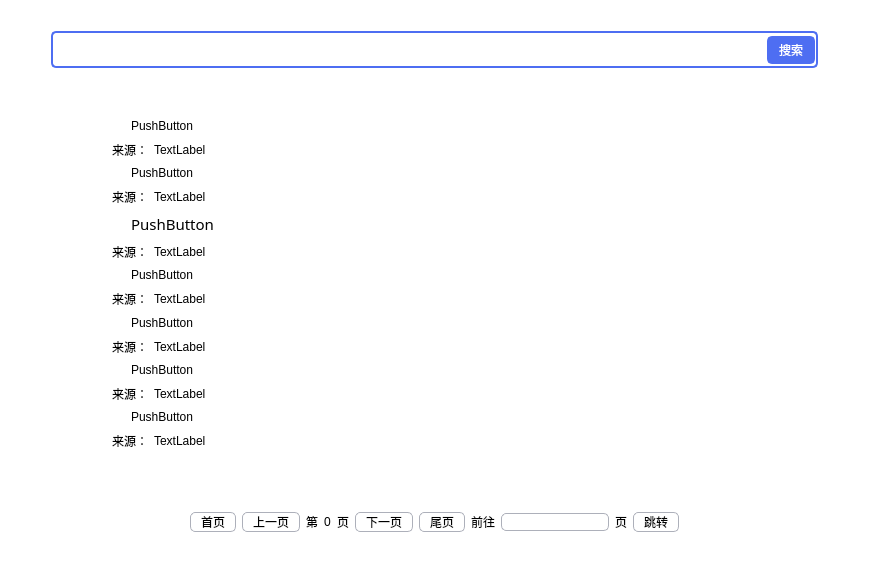
<?xml version="1.0" encoding="UTF-8"?>
<ui version="4.0">
 <class>Form</class>
 <widget class="QWidget" name="Form">
  <property name="geometry">
   <rect>
    <x>0</x>
    <y>0</y>
    <width>869</width>
    <height>572</height>
   </rect>
  </property>
  <property name="windowTitle">
   <string>Form</string>
  </property>
  <property name="styleSheet">
   <string notr="true">background-color: rgb(255, 255, 255);</string>
  </property>
  <layout class="QVBoxLayout" name="verticalLayout_4" stretch="0,0,1,1,9,1,1,0">
   <item>
    <spacer name="horizontalSpacer">
     <property name="orientation">
      <enum>Qt::Horizontal</enum>
     </property>
     <property name="sizeHint" stdset="0">
      <size>
       <width>1001</width>
       <height>20</height>
      </size>
     </property>
    </spacer>
   </item>
   <item>
    <layout class="QHBoxLayout" name="horizontalLayout_20" stretch=""/>
   </item>
   <item>
    <layout class="QHBoxLayout" name="horizontalLayout_17" stretch="0,2,0">
     <item>
      <spacer name="horizontalSpacer_2">
       <property name="orientation">
        <enum>Qt::Horizontal</enum>
       </property>
       <property name="sizeHint" stdset="0">
        <size>
         <width>40</width>
         <height>20</height>
        </size>
       </property>
      </spacer>
     </item>
     <item>
      <widget class="QFrame" name="frame">
       <property name="styleSheet">
        <string notr="true">#frame{
color:rgb(255, 255, 255);
border:2px solid #4e6ef2;
border-radius:5px;
	background-color: rgb(255, 255, 255);
}</string>
       </property>
       <property name="frameShape">
        <enum>QFrame::StyledPanel</enum>
       </property>
       <property name="frameShadow">
        <enum>QFrame::Raised</enum>
       </property>
       <layout class="QHBoxLayout" name="horizontalLayout_9">
        <property name="spacing">
         <number>5</number>
        </property>
        <property name="leftMargin">
         <number>9</number>
        </property>
        <property name="topMargin">
         <number>3</number>
        </property>
        <property name="rightMargin">
         <number>1</number>
        </property>
        <property name="bottomMargin">
         <number>2</number>
        </property>
        <item>
         <widget class="QLineEdit" name="lineEdit">
          <property name="sizePolicy">
           <sizepolicy hsizetype="Expanding" vsizetype="Preferred">
            <horstretch>0</horstretch>
            <verstretch>0</verstretch>
           </sizepolicy>
          </property>
          <property name="styleSheet">
           <string notr="true">border:none</string>
          </property>
         </widget>
        </item>
        <item>
         <widget class="QPushButton" name="pushButton">
          <property name="sizePolicy">
           <sizepolicy hsizetype="Fixed" vsizetype="Fixed">
            <horstretch>0</horstretch>
            <verstretch>0</verstretch>
           </sizepolicy>
          </property>
          <property name="styleSheet">
           <string notr="true">border:none;
background-color: rgb(255, 255, 255);</string>
          </property>
          <property name="text">
           <string/>
          </property>
          <property name="icon">
           <iconset>
            <normaloff>:/icon/搜索_填充.png</normaloff>:/icon/搜索_填充.png</iconset>
          </property>
          <property name="iconSize">
           <size>
            <width>20</width>
            <height>20</height>
           </size>
          </property>
         </widget>
        </item>
        <item>
         <widget class="QPushButton" name="search">
          <property name="sizePolicy">
           <sizepolicy hsizetype="Preferred" vsizetype="Preferred">
            <horstretch>0</horstretch>
            <verstretch>0</verstretch>
           </sizepolicy>
          </property>
          <property name="styleSheet">
           <string notr="true">QPushButton{
	background-color:#4e6ef2;
	color:rgb(255, 255, 255);
	border:2px solid #4e6ef2;
	border-radius:5px;
	
	font: 14pt &quot;楷体&quot;;
}
QPushButton:pressed{
	padding-top:5px;
	padding-left:5px;
}</string>
          </property>
          <property name="text">
           <string>   搜索   </string>
          </property>
         </widget>
        </item>
       </layout>
      </widget>
     </item>
     <item>
      <spacer name="horizontalSpacer_3">
       <property name="orientation">
        <enum>Qt::Horizontal</enum>
       </property>
       <property name="sizeHint" stdset="0">
        <size>
         <width>40</width>
         <height>20</height>
        </size>
       </property>
      </spacer>
     </item>
    </layout>
   </item>
   <item>
    <spacer name="verticalSpacer">
     <property name="orientation">
      <enum>Qt::Vertical</enum>
     </property>
     <property name="sizeHint" stdset="0">
      <size>
       <width>20</width>
       <height>36</height>
      </size>
     </property>
    </spacer>
   </item>
   <item>
    <layout class="QHBoxLayout" name="horizontalLayout_18" stretch="1">
     <item>
      <widget class="QFrame" name="frame_2">
       <property name="minimumSize">
        <size>
         <width>700</width>
         <height>350</height>
        </size>
       </property>
       <property name="maximumSize">
        <size>
         <width>450</width>
         <height>400</height>
        </size>
       </property>
       <property name="styleSheet">
        <string notr="true">font: 9pt &quot;楷体&quot;;
border:none</string>
       </property>
       <property name="frameShape">
        <enum>QFrame::StyledPanel</enum>
       </property>
       <property name="frameShadow">
        <enum>QFrame::Raised</enum>
       </property>
       <layout class="QVBoxLayout" name="verticalLayout_2">
        <item>
         <layout class="QVBoxLayout" name="verticalLayout">
          <item>
           <layout class="QHBoxLayout" name="horizontalLayout_10" stretch="1,10">
            <item>
             <widget class="QPushButton" name="pushButton_2">
              <property name="sizePolicy">
               <sizepolicy hsizetype="Fixed" vsizetype="Fixed">
                <horstretch>0</horstretch>
                <verstretch>0</verstretch>
               </sizepolicy>
              </property>
              <property name="styleSheet">
               <string notr="true">border:none;
background-color: rgba(0, 0, 0, 0);
</string>
              </property>
              <property name="text">
               <string/>
              </property>
              <property name="icon">
               <iconset>
                <normaloff>:/icon/置顶.png</normaloff>:/icon/置顶.png</iconset>
              </property>
              <property name="iconSize">
               <size>
                <width>20</width>
                <height>20</height>
               </size>
              </property>
             </widget>
            </item>
            <item>
             <widget class="QPushButton" name="url1">
              <property name="sizePolicy">
               <sizepolicy hsizetype="Expanding" vsizetype="Fixed">
                <horstretch>0</horstretch>
                <verstretch>0</verstretch>
               </sizepolicy>
              </property>
              <property name="styleSheet">
               <string notr="true">border:none;
background-color: rgba(0, 0, 0, 0);
font: 11pt &quot;楷体&quot;;
text-align: left;</string>
              </property>
              <property name="text">
               <string>PushButton</string>
              </property>
             </widget>
            </item>
           </layout>
          </item>
          <item>
           <layout class="QHBoxLayout" name="horizontalLayout_2">
            <item>
             <widget class="QLabel" name="label_4">
              <property name="sizePolicy">
               <sizepolicy hsizetype="Fixed" vsizetype="Preferred">
                <horstretch>0</horstretch>
                <verstretch>0</verstretch>
               </sizepolicy>
              </property>
              <property name="maximumSize">
               <size>
                <width>55</width>
                <height>16777215</height>
               </size>
              </property>
              <property name="text">
               <string>来源：</string>
              </property>
              <property name="alignment">
               <set>Qt::AlignRight|Qt::AlignTrailing|Qt::AlignVCenter</set>
              </property>
             </widget>
            </item>
            <item>
             <widget class="QLabel" name="source1">
              <property name="text">
               <string>TextLabel</string>
              </property>
             </widget>
            </item>
           </layout>
          </item>
          <item>
           <layout class="QHBoxLayout" name="horizontalLayout_11" stretch="1,10">
            <item>
             <widget class="QPushButton" name="pushButton_3">
              <property name="sizePolicy">
               <sizepolicy hsizetype="Fixed" vsizetype="Fixed">
                <horstretch>0</horstretch>
                <verstretch>0</verstretch>
               </sizepolicy>
              </property>
              <property name="styleSheet">
               <string notr="true">border:none;
background-color: rgba(0, 0, 0, 0);
</string>
              </property>
              <property name="text">
               <string/>
              </property>
              <property name="icon">
               <iconset>
                <normaloff>:/icon/1.png</normaloff>:/icon/1.png</iconset>
              </property>
              <property name="iconSize">
               <size>
                <width>16</width>
                <height>16</height>
               </size>
              </property>
             </widget>
            </item>
            <item>
             <widget class="QPushButton" name="url2">
              <property name="sizePolicy">
               <sizepolicy hsizetype="Expanding" vsizetype="Fixed">
                <horstretch>0</horstretch>
                <verstretch>0</verstretch>
               </sizepolicy>
              </property>
              <property name="styleSheet">
               <string notr="true">border:none;
background-color: rgba(0, 0, 0, 0);
font: 11pt &quot;楷体&quot;;
text-align: left;</string>
              </property>
              <property name="text">
               <string>PushButton</string>
              </property>
             </widget>
            </item>
           </layout>
          </item>
          <item>
           <layout class="QHBoxLayout" name="horizontalLayout_3">
            <item>
             <widget class="QLabel" name="label_5">
              <property name="sizePolicy">
               <sizepolicy hsizetype="Fixed" vsizetype="Preferred">
                <horstretch>0</horstretch>
                <verstretch>0</verstretch>
               </sizepolicy>
              </property>
              <property name="maximumSize">
               <size>
                <width>55</width>
                <height>16777215</height>
               </size>
              </property>
              <property name="text">
               <string>来源：</string>
              </property>
              <property name="alignment">
               <set>Qt::AlignRight|Qt::AlignTrailing|Qt::AlignVCenter</set>
              </property>
             </widget>
            </item>
            <item>
             <widget class="QLabel" name="source2">
              <property name="text">
               <string>TextLabel</string>
              </property>
             </widget>
            </item>
           </layout>
          </item>
          <item>
           <layout class="QHBoxLayout" name="horizontalLayout_12" stretch="1,10">
            <item>
             <widget class="QPushButton" name="pushButton_4">
              <property name="sizePolicy">
               <sizepolicy hsizetype="Fixed" vsizetype="Fixed">
                <horstretch>0</horstretch>
                <verstretch>0</verstretch>
               </sizepolicy>
              </property>
              <property name="styleSheet">
               <string notr="true">border:none;
background-color: rgba(0, 0, 0, 0);
</string>
              </property>
              <property name="text">
               <string/>
              </property>
              <property name="icon">
               <iconset>
                <normaloff>:/icon/2.png</normaloff>:/icon/2.png</iconset>
              </property>
              <property name="iconSize">
               <size>
                <width>16</width>
                <height>16</height>
               </size>
              </property>
             </widget>
            </item>
            <item>
             <widget class="QPushButton" name="url3">
              <property name="sizePolicy">
               <sizepolicy hsizetype="Expanding" vsizetype="Fixed">
                <horstretch>0</horstretch>
                <verstretch>0</verstretch>
               </sizepolicy>
              </property>
              <property name="font">
               <font>
                <family>楷体</family>
                <pointsize>11</pointsize>
                <weight>50</weight>
                <italic>false</italic>
                <bold>false</bold>
               </font>
              </property>
              <property name="layoutDirection">
               <enum>Qt::LeftToRight</enum>
              </property>
              <property name="autoFillBackground">
               <bool>false</bool>
              </property>
              <property name="styleSheet">
               <string notr="true">border:none;
background-color: rgba(0, 0, 0, 0);
font: 11pt &quot;楷体&quot;;
text-align: left;</string>
              </property>
              <property name="text">
               <string>PushButton</string>
              </property>
              <property name="autoRepeatDelay">
               <number>300</number>
              </property>
             </widget>
            </item>
           </layout>
          </item>
          <item>
           <layout class="QHBoxLayout" name="horizontalLayout_4">
            <item>
             <widget class="QLabel" name="label_7">
              <property name="sizePolicy">
               <sizepolicy hsizetype="Fixed" vsizetype="Preferred">
                <horstretch>0</horstretch>
                <verstretch>0</verstretch>
               </sizepolicy>
              </property>
              <property name="maximumSize">
               <size>
                <width>55</width>
                <height>16777215</height>
               </size>
              </property>
              <property name="text">
               <string>来源：</string>
              </property>
              <property name="alignment">
               <set>Qt::AlignRight|Qt::AlignTrailing|Qt::AlignVCenter</set>
              </property>
             </widget>
            </item>
            <item>
             <widget class="QLabel" name="source3">
              <property name="text">
               <string>TextLabel</string>
              </property>
             </widget>
            </item>
           </layout>
          </item>
          <item>
           <layout class="QHBoxLayout" name="horizontalLayout_13" stretch="1,10">
            <item>
             <widget class="QPushButton" name="pushButton_5">
              <property name="sizePolicy">
               <sizepolicy hsizetype="Fixed" vsizetype="Fixed">
                <horstretch>0</horstretch>
                <verstretch>0</verstretch>
               </sizepolicy>
              </property>
              <property name="styleSheet">
               <string notr="true">border:none;
background-color: rgba(0, 0, 0, 0);
</string>
              </property>
              <property name="text">
               <string/>
              </property>
              <property name="icon">
               <iconset>
                <normaloff>:/icon/3.png</normaloff>:/icon/3.png</iconset>
              </property>
              <property name="iconSize">
               <size>
                <width>16</width>
                <height>16</height>
               </size>
              </property>
             </widget>
            </item>
            <item>
             <widget class="QPushButton" name="url4">
              <property name="sizePolicy">
               <sizepolicy hsizetype="Expanding" vsizetype="Fixed">
                <horstretch>0</horstretch>
                <verstretch>0</verstretch>
               </sizepolicy>
              </property>
              <property name="styleSheet">
               <string notr="true">border:none;
background-color: rgba(0, 0, 0, 0);
font: 11pt &quot;楷体&quot;;
text-align: left;</string>
              </property>
              <property name="text">
               <string>PushButton</string>
              </property>
             </widget>
            </item>
           </layout>
          </item>
          <item>
           <layout class="QHBoxLayout" name="horizontalLayout_5">
            <item>
             <widget class="QLabel" name="label_11">
              <property name="sizePolicy">
               <sizepolicy hsizetype="Fixed" vsizetype="Preferred">
                <horstretch>0</horstretch>
                <verstretch>0</verstretch>
               </sizepolicy>
              </property>
              <property name="maximumSize">
               <size>
                <width>55</width>
                <height>16777215</height>
               </size>
              </property>
              <property name="text">
               <string>来源：</string>
              </property>
              <property name="alignment">
               <set>Qt::AlignRight|Qt::AlignTrailing|Qt::AlignVCenter</set>
              </property>
             </widget>
            </item>
            <item>
             <widget class="QLabel" name="source4">
              <property name="text">
               <string>TextLabel</string>
              </property>
             </widget>
            </item>
           </layout>
          </item>
          <item>
           <layout class="QHBoxLayout" name="horizontalLayout_14" stretch="1,10">
            <item>
             <widget class="QPushButton" name="pushButton_6">
              <property name="sizePolicy">
               <sizepolicy hsizetype="Fixed" vsizetype="Fixed">
                <horstretch>0</horstretch>
                <verstretch>0</verstretch>
               </sizepolicy>
              </property>
              <property name="styleSheet">
               <string notr="true">border:none;
background-color: rgba(0, 0, 0, 0);
</string>
              </property>
              <property name="text">
               <string/>
              </property>
              <property name="icon">
               <iconset>
                <normaloff>:/icon/4.png</normaloff>:/icon/4.png</iconset>
              </property>
              <property name="iconSize">
               <size>
                <width>16</width>
                <height>16</height>
               </size>
              </property>
             </widget>
            </item>
            <item>
             <widget class="QPushButton" name="url5">
              <property name="sizePolicy">
               <sizepolicy hsizetype="Expanding" vsizetype="Fixed">
                <horstretch>0</horstretch>
                <verstretch>0</verstretch>
               </sizepolicy>
              </property>
              <property name="styleSheet">
               <string notr="true">border:none;
background-color: rgba(0, 0, 0, 0);
font: 11pt &quot;楷体&quot;;
text-align: left;</string>
              </property>
              <property name="text">
               <string>PushButton</string>
              </property>
             </widget>
            </item>
           </layout>
          </item>
          <item>
           <layout class="QHBoxLayout" name="horizontalLayout_6">
            <item>
             <widget class="QLabel" name="label_13">
              <property name="sizePolicy">
               <sizepolicy hsizetype="Fixed" vsizetype="Preferred">
                <horstretch>0</horstretch>
                <verstretch>0</verstretch>
               </sizepolicy>
              </property>
              <property name="maximumSize">
               <size>
                <width>55</width>
                <height>16777215</height>
               </size>
              </property>
              <property name="text">
               <string>来源：</string>
              </property>
              <property name="alignment">
               <set>Qt::AlignRight|Qt::AlignTrailing|Qt::AlignVCenter</set>
              </property>
             </widget>
            </item>
            <item>
             <widget class="QLabel" name="source5">
              <property name="text">
               <string>TextLabel</string>
              </property>
             </widget>
            </item>
           </layout>
          </item>
          <item>
           <layout class="QHBoxLayout" name="horizontalLayout_15" stretch="1,10">
            <item>
             <widget class="QPushButton" name="pushButton_7">
              <property name="sizePolicy">
               <sizepolicy hsizetype="Fixed" vsizetype="Fixed">
                <horstretch>0</horstretch>
                <verstretch>0</verstretch>
               </sizepolicy>
              </property>
              <property name="styleSheet">
               <string notr="true">border:none;
background-color: rgba(0, 0, 0, 0);
</string>
              </property>
              <property name="text">
               <string/>
              </property>
              <property name="icon">
               <iconset>
                <normaloff>:/icon/5.png</normaloff>:/icon/5.png</iconset>
              </property>
              <property name="iconSize">
               <size>
                <width>16</width>
                <height>16</height>
               </size>
              </property>
             </widget>
            </item>
            <item>
             <widget class="QPushButton" name="url6">
              <property name="sizePolicy">
               <sizepolicy hsizetype="Expanding" vsizetype="Fixed">
                <horstretch>0</horstretch>
                <verstretch>0</verstretch>
               </sizepolicy>
              </property>
              <property name="styleSheet">
               <string notr="true">border:none;
background-color: rgba(0, 0, 0, 0);
font: 11pt &quot;楷体&quot;;
text-align: left;</string>
              </property>
              <property name="text">
               <string>PushButton</string>
              </property>
             </widget>
            </item>
           </layout>
          </item>
          <item>
           <layout class="QHBoxLayout" name="horizontalLayout_7">
            <item>
             <widget class="QLabel" name="label_15">
              <property name="sizePolicy">
               <sizepolicy hsizetype="Fixed" vsizetype="Preferred">
                <horstretch>0</horstretch>
                <verstretch>0</verstretch>
               </sizepolicy>
              </property>
              <property name="maximumSize">
               <size>
                <width>55</width>
                <height>16777215</height>
               </size>
              </property>
              <property name="text">
               <string>来源：</string>
              </property>
              <property name="alignment">
               <set>Qt::AlignRight|Qt::AlignTrailing|Qt::AlignVCenter</set>
              </property>
             </widget>
            </item>
            <item>
             <widget class="QLabel" name="source6">
              <property name="text">
               <string>TextLabel</string>
              </property>
             </widget>
            </item>
           </layout>
          </item>
          <item>
           <layout class="QHBoxLayout" name="horizontalLayout_16" stretch="1,10">
            <item>
             <widget class="QPushButton" name="pushButton_8">
              <property name="sizePolicy">
               <sizepolicy hsizetype="Fixed" vsizetype="Fixed">
                <horstretch>0</horstretch>
                <verstretch>0</verstretch>
               </sizepolicy>
              </property>
              <property name="styleSheet">
               <string notr="true">border:none;
background-color: rgba(0, 0, 0, 0);
</string>
              </property>
              <property name="text">
               <string/>
              </property>
              <property name="icon">
               <iconset>
                <normaloff>:/icon/6.png</normaloff>:/icon/6.png</iconset>
              </property>
              <property name="iconSize">
               <size>
                <width>16</width>
                <height>16</height>
               </size>
              </property>
             </widget>
            </item>
            <item>
             <widget class="QPushButton" name="url7">
              <property name="sizePolicy">
               <sizepolicy hsizetype="Expanding" vsizetype="Fixed">
                <horstretch>0</horstretch>
                <verstretch>0</verstretch>
               </sizepolicy>
              </property>
              <property name="layoutDirection">
               <enum>Qt::LeftToRight</enum>
              </property>
              <property name="styleSheet">
               <string notr="true">border:none;
background-color: rgba(0, 0, 0, 0);
font: 11pt &quot;楷体&quot;;
text-align: left;</string>
              </property>
              <property name="text">
               <string>PushButton</string>
              </property>
             </widget>
            </item>
           </layout>
          </item>
          <item>
           <layout class="QHBoxLayout" name="horizontalLayout_8">
            <item>
             <widget class="QLabel" name="label_17">
              <property name="sizePolicy">
               <sizepolicy hsizetype="Fixed" vsizetype="Preferred">
                <horstretch>0</horstretch>
                <verstretch>0</verstretch>
               </sizepolicy>
              </property>
              <property name="maximumSize">
               <size>
                <width>55</width>
                <height>16777215</height>
               </size>
              </property>
              <property name="text">
               <string>来源：</string>
              </property>
              <property name="alignment">
               <set>Qt::AlignRight|Qt::AlignTrailing|Qt::AlignVCenter</set>
              </property>
             </widget>
            </item>
            <item>
             <widget class="QLabel" name="source7">
              <property name="text">
               <string>TextLabel</string>
              </property>
             </widget>
            </item>
           </layout>
          </item>
         </layout>
        </item>
       </layout>
      </widget>
     </item>
    </layout>
   </item>
   <item>
    <spacer name="verticalSpacer_2">
     <property name="orientation">
      <enum>Qt::Vertical</enum>
     </property>
     <property name="sizeHint" stdset="0">
      <size>
       <width>20</width>
       <height>35</height>
      </size>
     </property>
    </spacer>
   </item>
   <item>
    <layout class="QHBoxLayout" name="horizontalLayout_19" stretch="1,2,1">
     <item>
      <spacer name="horizontalSpacer_6">
       <property name="orientation">
        <enum>Qt::Horizontal</enum>
       </property>
       <property name="sizeHint" stdset="0">
        <size>
         <width>40</width>
         <height>20</height>
        </size>
       </property>
      </spacer>
     </item>
     <item>
      <widget class="QFrame" name="frame_3">
       <property name="styleSheet">
        <string notr="true">QPushButton{
	background-color: rgb(255, 255, 255);
	color:rgb(0, 0, 0);
	border:1px solid #adb0ba;
	border-radius:5px;
	font: 11pt &quot;楷体&quot;;
}
QPushButton:pressed{
	padding-top:5px;
	padding-left:5px;
}
QFrame{
border:none;
}</string>
       </property>
       <property name="frameShape">
        <enum>QFrame::StyledPanel</enum>
       </property>
       <property name="frameShadow">
        <enum>QFrame::Raised</enum>
       </property>
       <layout class="QVBoxLayout" name="verticalLayout_3">
        <item>
         <layout class="QHBoxLayout" name="horizontalLayout">
          <item>
           <widget class="QPushButton" name="page_start">
            <property name="sizePolicy">
             <sizepolicy hsizetype="Fixed" vsizetype="Preferred">
              <horstretch>0</horstretch>
              <verstretch>0</verstretch>
             </sizepolicy>
            </property>
            <property name="text">
             <string>   首页   </string>
            </property>
           </widget>
          </item>
          <item>
           <widget class="QPushButton" name="page_front">
            <property name="sizePolicy">
             <sizepolicy hsizetype="Minimum" vsizetype="Preferred">
              <horstretch>0</horstretch>
              <verstretch>0</verstretch>
             </sizepolicy>
            </property>
            <property name="text">
             <string>   上一页   </string>
            </property>
           </widget>
          </item>
          <item>
           <widget class="QLabel" name="label">
            <property name="styleSheet">
             <string notr="true">font: 11pt &quot;楷体&quot;;</string>
            </property>
            <property name="text">
             <string>第</string>
            </property>
           </widget>
          </item>
          <item>
           <widget class="QLabel" name="page_current">
            <property name="styleSheet">
             <string notr="true">font: 11pt &quot;楷体&quot;;</string>
            </property>
            <property name="text">
             <string>0</string>
            </property>
           </widget>
          </item>
          <item>
           <widget class="QLabel" name="label_3">
            <property name="styleSheet">
             <string notr="true">font: 11pt &quot;楷体&quot;;</string>
            </property>
            <property name="text">
             <string>页</string>
            </property>
           </widget>
          </item>
          <item>
           <widget class="QPushButton" name="page_behind">
            <property name="sizePolicy">
             <sizepolicy hsizetype="Minimum" vsizetype="Preferred">
              <horstretch>0</horstretch>
              <verstretch>0</verstretch>
             </sizepolicy>
            </property>
            <property name="text">
             <string>   下一页   </string>
            </property>
           </widget>
          </item>
          <item>
           <widget class="QPushButton" name="page_end">
            <property name="sizePolicy">
             <sizepolicy hsizetype="Minimum" vsizetype="Preferred">
              <horstretch>0</horstretch>
              <verstretch>0</verstretch>
             </sizepolicy>
            </property>
            <property name="text">
             <string>   尾页   </string>
            </property>
           </widget>
          </item>
          <item>
           <widget class="QLabel" name="label_8">
            <property name="styleSheet">
             <string notr="true">font: 11pt &quot;楷体&quot;;</string>
            </property>
            <property name="text">
             <string>前往</string>
            </property>
           </widget>
          </item>
          <item>
           <widget class="QLineEdit" name="page_input">
            <property name="sizePolicy">
             <sizepolicy hsizetype="Fixed" vsizetype="Fixed">
              <horstretch>0</horstretch>
              <verstretch>0</verstretch>
             </sizepolicy>
            </property>
            <property name="styleSheet">
             <string notr="true">border:1px solid #adb0ba;
	border-radius:5px;</string>
            </property>
           </widget>
          </item>
          <item>
           <widget class="QLabel" name="label_9">
            <property name="styleSheet">
             <string notr="true">font: 11pt &quot;楷体&quot;;</string>
            </property>
            <property name="text">
             <string>页</string>
            </property>
           </widget>
          </item>
          <item>
           <widget class="QPushButton" name="page_confirm">
            <property name="sizePolicy">
             <sizepolicy hsizetype="Minimum" vsizetype="Preferred">
              <horstretch>0</horstretch>
              <verstretch>0</verstretch>
             </sizepolicy>
            </property>
            <property name="text">
             <string>   跳转   </string>
            </property>
           </widget>
          </item>
         </layout>
        </item>
       </layout>
      </widget>
     </item>
     <item>
      <spacer name="horizontalSpacer_7">
       <property name="orientation">
        <enum>Qt::Horizontal</enum>
       </property>
       <property name="sizeHint" stdset="0">
        <size>
         <width>40</width>
         <height>20</height>
        </size>
       </property>
      </spacer>
     </item>
    </layout>
   </item>
   <item>
    <spacer name="horizontalSpacer_8">
     <property name="orientation">
      <enum>Qt::Horizontal</enum>
     </property>
     <property name="sizeHint" stdset="0">
      <size>
       <width>40</width>
       <height>20</height>
      </size>
     </property>
    </spacer>
   </item>
  </layout>
 </widget>
 <resources>
  <include location="images/images.qrc"/>
 </resources>
 <connections/>
</ui>
